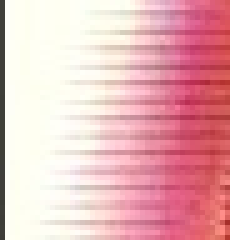
#> input picture ImaDM/cutNotRe_siDM/096-0000562.jpg, 46 x 48 px (shown 5 times larger); its folder holds only this picture in this run
$ python brilloCaracteRE.py
#> lines starting #> are read from the running program, lines starting #| are printed output that depends on the picture
# -*- coding: utf-8 -*-
"""
Created on Sun Aug  4 00:27:48 2019

@author: Usuario
"""

import cv2
import pylab as plt
from matplotlib import pyplot as plt
import numpy as np
import glob
import pandas as pd
from scipy import stats

brillomoda = []
brillomedia = []

for image in glob.glob('*.jpg'):
    #image = '00002.jpg'
    im = cv2.imread(image)
#> im is the input picture: shape (48, 46, 3); mean B, G, R 185.3, 181.4, 232.4
    R,G,B=cv2.split(im)
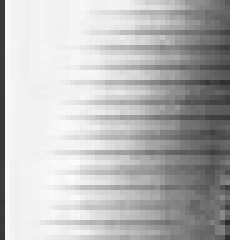
#> R: shape (48, 46) (shown 5 times larger); min 43, max 251, mean 185.3
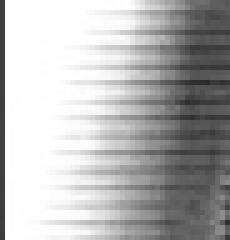
#> G: shape (48, 46) (shown 5 times larger); min 42, max 255, mean 181.4
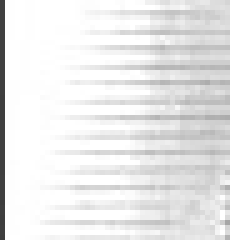
#> B: shape (48, 46) (shown 5 times larger); min 61, max 255, mean 232.4
    w,h,ch=im.shape
#> w = 48; h = 46; ch = 3
    brillo=np.sqrt(0.241*R**2+0.691*G**2+0.068*B**2)/(w*h)
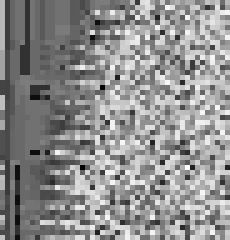
#> brillo: shape (48, 46) float64 (shown 5 times larger); min 0, max 0.00702, mean 0.00392; drawn with min black and max white
    brillomedia.append(np.mean(brillo))
    brillomoda.append(stats.mode(brillo))

datos = {'Media':brillomedia}
#> datos = {'Media': [0.00392]}

datos = pd.DataFrame(datos)
#> datos = table of 1 rows and 1 columns
datos.to_excel('Características_brillo.xlsx')
    #plt.imshow(brillo,'Greys')
    #plt.show()
    #print(brillo)

$ run again, on ImaDM/cutNotRe_siDM/368384-0000569.jpg
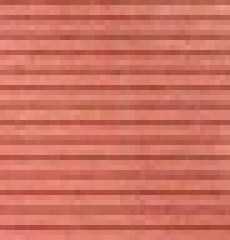
#> input picture ImaDM/cutNotRe_siDM/368384-0000569.jpg, 46 x 48 px (shown 5 times larger)
#> im is the input picture: shape (48, 46, 3); mean B, G, R 96.5, 113.9, 205.6
#> `R,G,B=cv2.split(im)`:
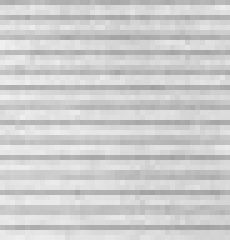
#> B: shape (48, 46) (shown 5 times larger); min 161, max 239, mean 205.6
#> `brillo=np.sqrt(0.241*R**2+0.691*G**2+0.068*B**2)/(w*h)`:
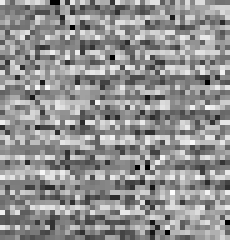
#> brillo: shape (48, 46) float64 (shown 5 times larger); min 0, max 0.00713, mean 0.00407; drawn with min black and max white
#> `datos = {'Media':brillomedia}`: datos = {'Media': [0.00407]}
#> `datos = pd.DataFrame(datos)`: datos = table of 1 rows and 1 columns

$ run again, on ImaDM/cutNotRe_siDM/414432-0000589.jpg
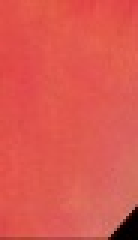
#> input picture ImaDM/cutNotRe_siDM/414432-0000589.jpg, 46 x 80 px (shown 3 times larger)
#> im is the input picture: shape (80, 46, 3); mean B, G, R 79.2, 87.3, 220.6
#> `R,G,B=cv2.split(im)`:
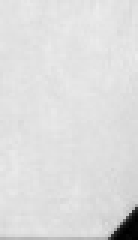
#> B: shape (80, 46) (shown 3 times larger); min 0, max 236, mean 220.6
#> `brillo=np.sqrt(0.241*R**2+0.691*G**2+0.068*B**2)/(w*h)`:
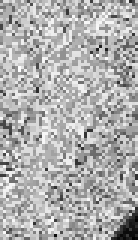
#> brillo: shape (80, 46) float64 (shown 3 times larger); min 7.09e-05, max 0.00427, mean 0.00295; drawn with min black and max white
#> `datos = {'Media':brillomedia}`: datos = {'Media': [0.00295]}
#> `datos = pd.DataFrame(datos)`: datos = table of 1 rows and 1 columns
